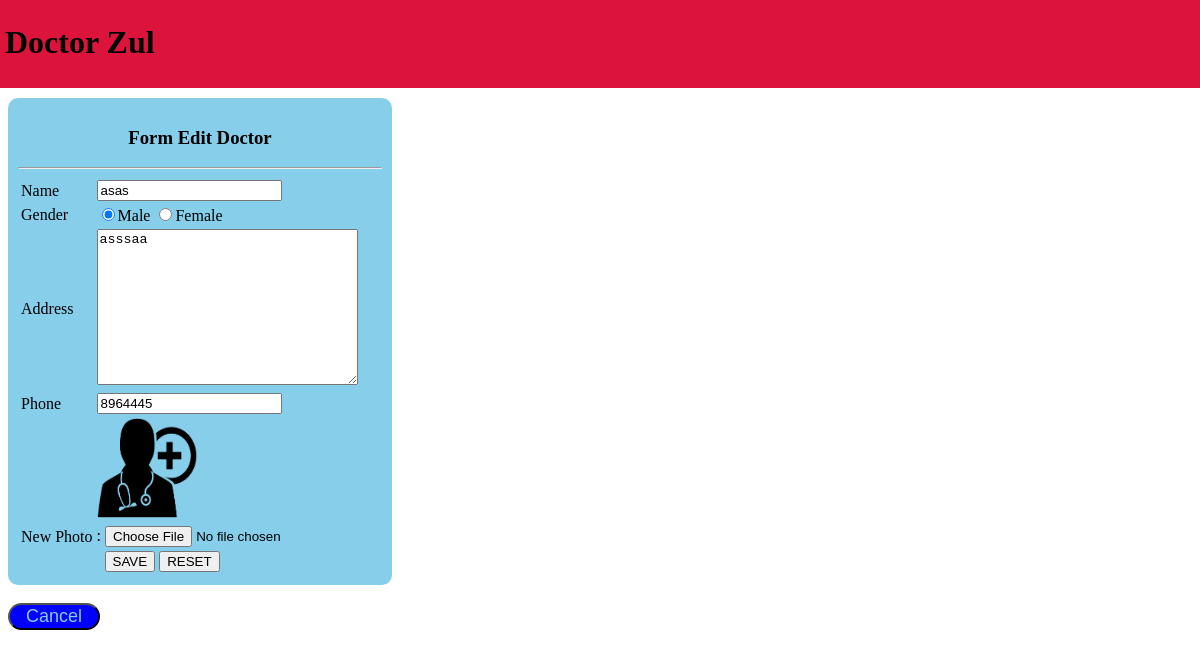
The app's page /petklinik/edit_doctor_200038.php?id=2 (signed in) with its own data.
### tables this page shows
CREATE TABLE `doctors_200038` (
  `doctor_id_200038` int(11) NOT NULL,
  `doctor_name_200038` varchar(50) NOT NULL,
  `doctor_gender_200038` varchar(6) NOT NULL,
  `doctor_address_200038` varchar(100) NOT NULL,
  `doctor_phone_200038` varchar(15) NOT NULL,
  `doctor_photo_200038` varchar(255) NOT NULL DEFAULT 'default.png'
);

### petklinik/edit_doctor_200038.php (the view, shortened to what this page needs)
<!DOCTYPE html>
<html lang="en">
<head>
</head>
<link rel="stylesheet" href="desain.css">
<body>
    <div class="posisi">
        <h1>Doctor Zul</h1>
    </div><br>
    <div id="form">
    <center><h3>Form Edit Doctor</h3></center><hr>
    <?php
        include "connection_200038.php";
        $query="SELECT * FROM doctors_200038 WHERE doctor_id_200038='$_GET[id]'";
        $pet=mysqli_query($db_connection,$query);
        $data=mysqli_fetch_assoc($pet);
    ?>
    <form method="post" action="update_doctor_200038.php" enctype="multipart/form-data">
        <table>
            <tr>
                <td>Name</td>
                <td>
                    <input type="text" name="doctor_name_200038" value="<?=$data['doctor_name_200038']?>" required>
                </td>
            </tr>
            <tr>
                <td>Gender</td>
                <td>
                    <input type="radio" name="doctor_gender_200038" value="Male" <?=($data['doctor_gender_200038']=='Male')?'checked':'';?> required>Male
                    <input type="radio" name="doctor_gender_200038" value="Female" <?=($data['doctor_gender_200038']=='Female')?'checked':'';?> required>Female
                </td>
            </tr>
            <tr>
                <td>Address</td>
                <td>
                    <textarea name="doctor_address_200038" id="" cols="30" rows="10" required><?=$data['doctor_address_200038']?></textarea>
                </td>
            </tr>
            <tr>
                <td>Phone</td>
                <td>
                    <input type="text" name="doctor_phone_200038" value="<?=$data['doctor_phone_200038']?>" required>
                </td>
            </tr>
            <tr>
                <td></td>
                <td>
                    <img src="uploads/doctors/<?php echo $data['doctor_photo_200038']; ?>" width="100" height="100" alt="">
                </td>
            </tr>
            <tr>
                <td>New Photo</td>
                <td>
                     : <input type="file" name="new_photo_200038" />
                </td>
            </tr>
            <tr>
                <td>&nbsp;</td>
                <td>&nbsp;
                    <input type="submit" name="save" value="SAVE">
                    <input type="reset" name="reset" value="RESET">
                </td>
            </tr>
        </table>
    </form>
    </div><br>
    <button class="tombol"><a href="read_doctor_200038.php">Cancel</a></button>
</body>
</html>

### petklinik/desain.css (style rules this page uses)
body { background-image: url(https://storage.googleapis.com/subtlepatterns-production/designers/subtlepatterns/uploads/congruent_pentagon.png); }
.posisi { background-color: crimson; margin: -10px -8px -8px -8px; height: 80px; padding:5px; font-family: cursive; }
#form { background-color: skyblue; margin-right: 800px; padding: 10px; border-radius: 10px; }
.tombol a { color: skyblue; text-align: center; font-size: large; padding: 10px; text-decoration: none; }
.tombol { background-color: blue; border-radius: 25px; }

### records on screen
doctors_200038: doctor_name_200038 "asas", doctor_gender_200038 "☑", doctor_address_200038 "asssaa", doctor_phone_200038 "8964445", doctor_photo_200038 (placeholder picture)
